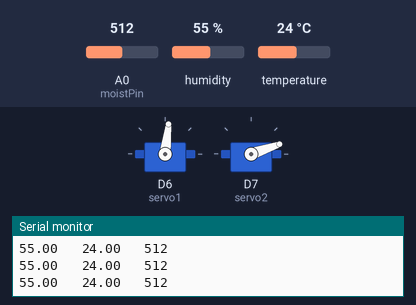
The sketch below on a simulated ESP8266 (NodeMCU). Shown: 2 × servo, the last lines printed to the serial monitor. Inputs (shaded band) come from the test bench; at power-on: temperature 24 °C, A0 (moistPin) = 512, humidity 55 %. WiFi joins after 1.5 s; servers stay silent unless stated.

Above: at 3.0 s.
3.1 s: temperature set to 39 °C
5.0 s: temperature set to 42 °C
At 6.38 s:
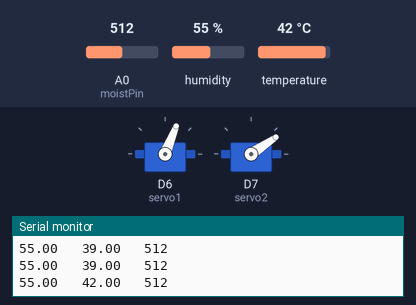
At 8.5 s:
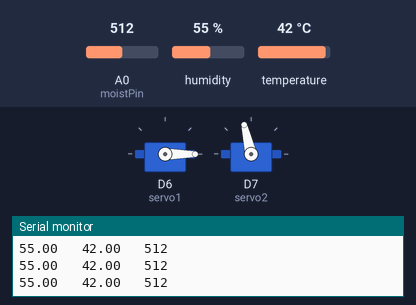
8.6 s: A0 (moistPin) set to 109
10.1 s: A0 (moistPin) set to 94
Timing chart, 0 to 13.1 s (numbered marks = the images above; inputs shaded):
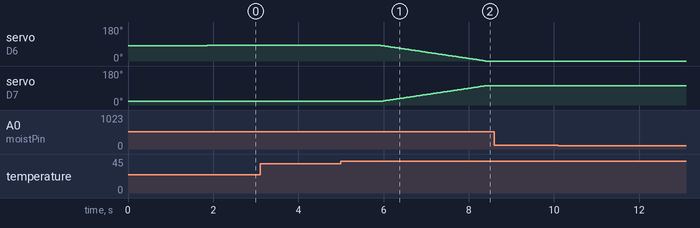

The sketch:

Smart_Greenhouse.ino
```cpp
#define BLYNK_PRINT Serial
#include <ESP8266WiFi.h>
#include <BlynkSimpleEsp8266.h>
#include <DHT.h>
#include <Servo.h>

// Blynk Connection
char auth[] = "y2i79PJVVn64Lj2PpXQJa-EkpqCntwa0";
char ssid[] = "Cheeseburger";
char pass[] = "Mylogan1";

// DHT Init
int DHTPIN = 2;
#define DHTTYPE DHT11
DHT dht(DHTPIN, DHTTYPE);

// Soil Moisture Stuff
int moistPin = A0;
float wet = 300;
float dry = 650;


// Timer for sending data
BlynkTimer timer;

// Servo Init
int servo1 = D6;
int servo2 = D7;
Servo Servo1;
Servo Servo2;
int s1Pos = 82;
int s2Pos = 20;

// The temperature range for greenhouse
float openTemp = 40;
float closeTemp = 30;


void setup() {
  // Serial Monitor
  Serial.begin(9600);

  // Start DHT
  dht.begin();
  pinMode(DHTPIN, INPUT);

  // Soil Moisture
  pinMode(moistPin, INPUT);

  // Servo Setup
  pinMode(servo1, OUTPUT);
  pinMode(servo2, OUTPUT);

  Servo1.attach(servo1);
  Servo2.attach(servo2);
  // initial positions
  Servo1.write(s1Pos);
  Servo2.write(s2Pos);

  // Connect to Blynk
  Blynk.begin(auth, ssid, pass);
  // Setup a function to be called every second
  timer.setInterval(1000L, sendSensor);


}

void loop() {
  // Sends data to blynk
  Blynk.run();
  timer.run();

  // Read the DHT
  float humidity = dht.readHumidity();
  float temp = dht.readTemperature();
  int moisture = analogRead(A0);

  // Prints
  Serial.print(humidity);
  Serial.print("   ");
  Serial.print(temp);
  Serial.print("   ");
  Serial.println(moisture);

  // Opens hatch if its too hot
  if (temp > openTemp) {
    while (s1Pos >= 0) {
    delay(30);
    s1Pos--;
    s2Pos++;
    Servo1.write(s1Pos);
    Servo2.write(s2Pos);
    }
  }
  // Closes it once it cools down
  else if (temp < closeTemp) {
    while (s1Pos <= 82) {
    delay(30);
    s1Pos++;
    s2Pos--;
    Servo1.write(s1Pos);
    Servo2.write(s2Pos);
    }
  }
}

// sendSensor() reads data from the dht and sends it to the blynk app
void sendSensor()
{
  float h = dht.readHumidity();
  float t = dht.readTemperature();
  float moistureLevel = ((dry - analogRead(A0)) / (dry - wet)) * 10;

  if (isnan(h) || isnan(t)) {
    Serial.println("Failed to read from DHT sensor!");
    return;
  }

  Blynk.virtualWrite(V5, h);
  Blynk.virtualWrite(V6, t);
  Blynk.virtualWrite(V7, moistureLevel);
}
```

Measured:
- the behaviour switches between 40 and 41 °C on temperature (found by bisection; images 0 and 1)
- after the input at 5.0 s, servo on D6 (servo1): moves from 83° to 0° over 2.5 s, starting after 0.93 s; servo on D7 (servo2): moves from 19° to 103° over 2.5 s, starting after 0.93 s
